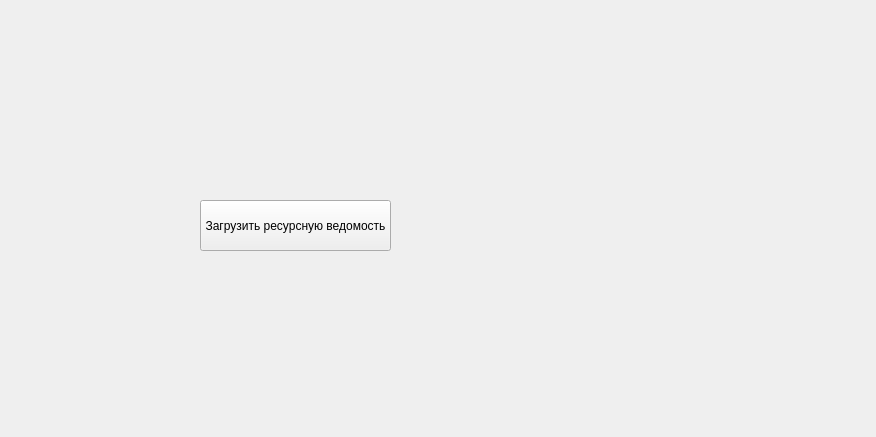
<?xml version="1.0" encoding="UTF-8"?>
<ui version="4.0">
 <class>MainWindow</class>
 <widget class="QMainWindow" name="MainWindow">
  <property name="geometry">
   <rect>
    <x>0</x>
    <y>0</y>
    <width>876</width>
    <height>437</height>
   </rect>
  </property>
  <property name="windowTitle">
   <string>MainWindow</string>
  </property>
  <widget class="QWidget" name="centralwidget">
   <widget class="QPushButton" name="pushButton">
    <property name="geometry">
     <rect>
      <x>200</x>
      <y>200</y>
      <width>191</width>
      <height>51</height>
     </rect>
    </property>
    <property name="text">
     <string>Загрузить ресурсную ведомость</string>
    </property>
   </widget>
   <widget class="QLabel" name="label">
    <property name="geometry">
     <rect>
      <x>160</x>
      <y>20</y>
      <width>711</width>
      <height>341</height>
     </rect>
    </property>
    <property name="text">
     <string/>
    </property>
    <property name="pixmap">
     <pixmap>../kisspng-oil-refinery-rosneft-russia-petroleum-essar-group-oil-control-5aea10b14fdb85.1051675815252891373271.png</pixmap>
    </property>
   </widget>
  </widget>
 </widget>
 <resources/>
 <connections/>
</ui>
